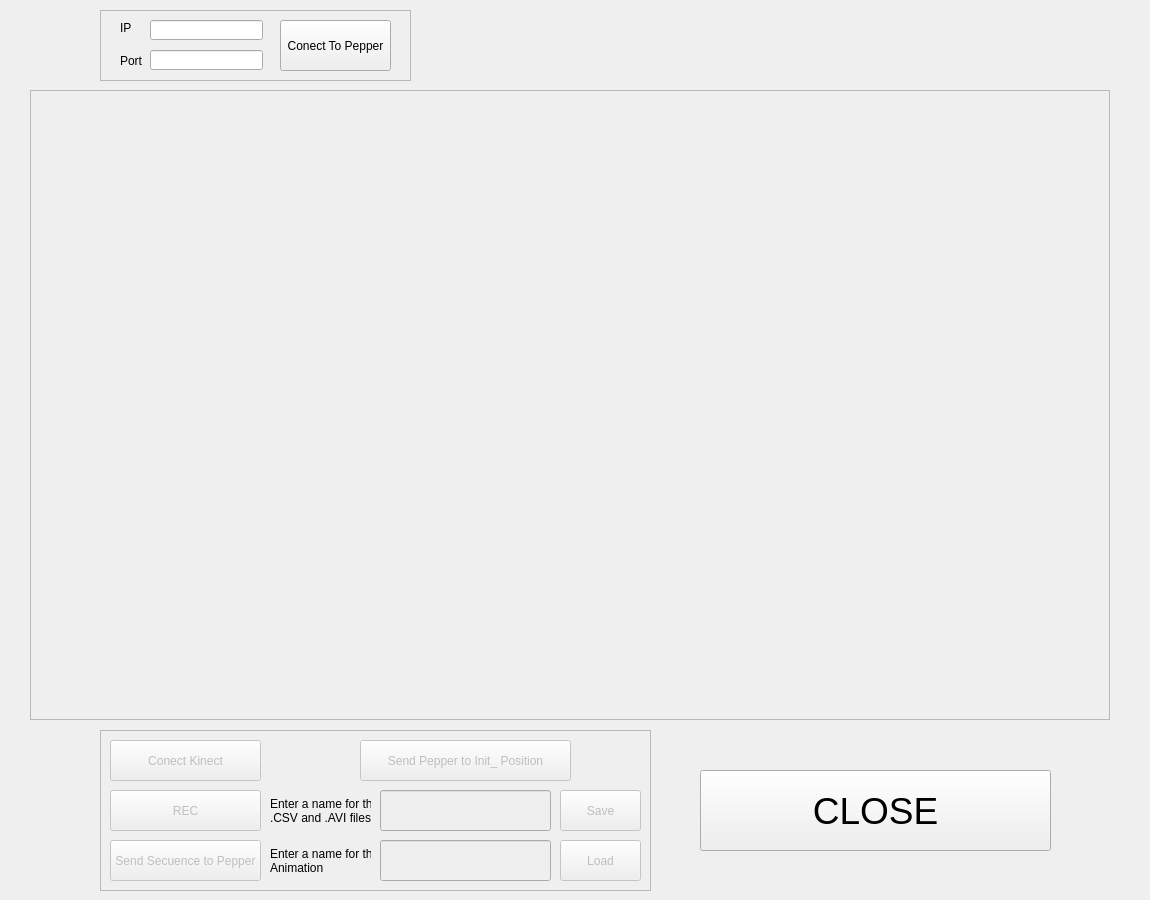
<?xml version="1.0" encoding="UTF-8"?>
<ui version="4.0">
 <class>Form</class>
 <widget class="QWidget" name="Form">
  <property name="windowModality">
   <enum>Qt::NonModal</enum>
  </property>
  <property name="geometry">
   <rect>
    <x>0</x>
    <y>0</y>
    <width>1150</width>
    <height>900</height>
   </rect>
  </property>
  <property name="minimumSize">
   <size>
    <width>1150</width>
    <height>900</height>
   </size>
  </property>
  <property name="maximumSize">
   <size>
    <width>1150</width>
    <height>900</height>
   </size>
  </property>
  <property name="font">
   <font>
    <weight>50</weight>
    <italic>false</italic>
    <bold>false</bold>
    <underline>false</underline>
    <strikeout>false</strikeout>
    <kerning>true</kerning>
   </font>
  </property>
  <property name="mouseTracking">
   <bool>false</bool>
  </property>
  <property name="windowTitle">
   <string>Animations DataBase Creator</string>
  </property>
  <property name="toolTip">
   <string>&lt;html&gt;&lt;head/&gt;&lt;body&gt;&lt;p&gt;&lt;br/&gt;&lt;/p&gt;&lt;/body&gt;&lt;/html&gt;</string>
  </property>
  <property name="autoFillBackground">
   <bool>false</bool>
  </property>
  <widget class="QFrame" name="Frame_Control">
   <property name="enabled">
    <bool>true</bool>
   </property>
   <property name="geometry">
    <rect>
     <x>100</x>
     <y>730</y>
     <width>551</width>
     <height>161</height>
    </rect>
   </property>
   <property name="frameShape">
    <enum>QFrame::StyledPanel</enum>
   </property>
   <property name="frameShadow">
    <enum>QFrame::Raised</enum>
   </property>
   <widget class="QPushButton" name="Btn_Start_End_Tracking">
    <property name="enabled">
     <bool>false</bool>
    </property>
    <property name="geometry">
     <rect>
      <x>10</x>
      <y>10</y>
      <width>151</width>
      <height>41</height>
     </rect>
    </property>
    <property name="text">
     <string>Conect Kinect</string>
    </property>
    <property name="checkable">
     <bool>false</bool>
    </property>
    <property name="autoRepeat">
     <bool>false</bool>
    </property>
    <property name="autoDefault">
     <bool>false</bool>
    </property>
    <property name="default">
     <bool>false</bool>
    </property>
    <property name="flat">
     <bool>false</bool>
    </property>
   </widget>
   <widget class="QPushButton" name="Btn_Recording">
    <property name="enabled">
     <bool>false</bool>
    </property>
    <property name="geometry">
     <rect>
      <x>10</x>
      <y>60</y>
      <width>151</width>
      <height>41</height>
     </rect>
    </property>
    <property name="text">
     <string>REC</string>
    </property>
    <property name="checkable">
     <bool>false</bool>
    </property>
    <property name="autoRepeat">
     <bool>false</bool>
    </property>
    <property name="autoDefault">
     <bool>false</bool>
    </property>
    <property name="default">
     <bool>false</bool>
    </property>
    <property name="flat">
     <bool>false</bool>
    </property>
   </widget>
   <widget class="QPushButton" name="Btn_Send_Secuence_To_Pepper">
    <property name="enabled">
     <bool>false</bool>
    </property>
    <property name="geometry">
     <rect>
      <x>10</x>
      <y>110</y>
      <width>151</width>
      <height>41</height>
     </rect>
    </property>
    <property name="text">
     <string>Send Secuence to Pepper</string>
    </property>
    <property name="checkable">
     <bool>false</bool>
    </property>
    <property name="autoRepeat">
     <bool>false</bool>
    </property>
    <property name="autoDefault">
     <bool>false</bool>
    </property>
    <property name="default">
     <bool>false</bool>
    </property>
    <property name="flat">
     <bool>false</bool>
    </property>
   </widget>
   <widget class="QPushButton" name="Btn_Save">
    <property name="enabled">
     <bool>false</bool>
    </property>
    <property name="geometry">
     <rect>
      <x>460</x>
      <y>60</y>
      <width>81</width>
      <height>41</height>
     </rect>
    </property>
    <property name="text">
     <string>Save</string>
    </property>
   </widget>
   <widget class="QPushButton" name="Btn_Load">
    <property name="enabled">
     <bool>false</bool>
    </property>
    <property name="geometry">
     <rect>
      <x>460</x>
      <y>110</y>
      <width>81</width>
      <height>41</height>
     </rect>
    </property>
    <property name="text">
     <string>Load</string>
    </property>
   </widget>
   <widget class="QLineEdit" name="Text_File_Name">
    <property name="enabled">
     <bool>false</bool>
    </property>
    <property name="geometry">
     <rect>
      <x>280</x>
      <y>60</y>
      <width>171</width>
      <height>41</height>
     </rect>
    </property>
    <property name="inputMethodHints">
     <set>Qt::ImhNone</set>
    </property>
   </widget>
   <widget class="QPushButton" name="Btn_Init_Position">
    <property name="enabled">
     <bool>false</bool>
    </property>
    <property name="geometry">
     <rect>
      <x>260</x>
      <y>10</y>
      <width>211</width>
      <height>41</height>
     </rect>
    </property>
    <property name="text">
     <string>Send Pepper to Init_ Position</string>
    </property>
   </widget>
   <widget class="QLabel" name="label_3">
    <property name="geometry">
     <rect>
      <x>170</x>
      <y>60</y>
      <width>101</width>
      <height>41</height>
     </rect>
    </property>
    <property name="toolTip">
     <string>&lt;html&gt;&lt;head/&gt;&lt;body&gt;&lt;p&gt;&lt;br/&gt;&lt;/p&gt;&lt;/body&gt;&lt;/html&gt;</string>
    </property>
    <property name="text">
     <string>Enter a name for the 
.CSV and .AVI files</string>
    </property>
   </widget>
   <widget class="QLineEdit" name="Text_Animation">
    <property name="enabled">
     <bool>false</bool>
    </property>
    <property name="geometry">
     <rect>
      <x>280</x>
      <y>110</y>
      <width>171</width>
      <height>41</height>
     </rect>
    </property>
    <property name="inputMethodHints">
     <set>Qt::ImhNone</set>
    </property>
    <property name="text">
     <string/>
    </property>
   </widget>
   <widget class="QLabel" name="label_4">
    <property name="geometry">
     <rect>
      <x>170</x>
      <y>110</y>
      <width>101</width>
      <height>41</height>
     </rect>
    </property>
    <property name="toolTip">
     <string>&lt;html&gt;&lt;head/&gt;&lt;body&gt;&lt;p&gt;&lt;br/&gt;&lt;/p&gt;&lt;/body&gt;&lt;/html&gt;</string>
    </property>
    <property name="text">
     <string>Enter a name for the 
Animation</string>
    </property>
   </widget>
  </widget>
  <widget class="QFrame" name="Frame_Conection">
   <property name="geometry">
    <rect>
     <x>100</x>
     <y>10</y>
     <width>311</width>
     <height>71</height>
    </rect>
   </property>
   <property name="frameShape">
    <enum>QFrame::StyledPanel</enum>
   </property>
   <property name="frameShadow">
    <enum>QFrame::Raised</enum>
   </property>
   <widget class="QLabel" name="label">
    <property name="geometry">
     <rect>
      <x>20</x>
      <y>10</y>
      <width>31</width>
      <height>16</height>
     </rect>
    </property>
    <property name="text">
     <string>IP</string>
    </property>
   </widget>
   <widget class="QLabel" name="label_2">
    <property name="geometry">
     <rect>
      <x>20</x>
      <y>40</y>
      <width>41</width>
      <height>21</height>
     </rect>
    </property>
    <property name="text">
     <string>Port</string>
    </property>
   </widget>
   <widget class="QPushButton" name="Btn_Conect_To_Pepper">
    <property name="geometry">
     <rect>
      <x>180</x>
      <y>10</y>
      <width>111</width>
      <height>51</height>
     </rect>
    </property>
    <property name="text">
     <string>Conect To Pepper</string>
    </property>
   </widget>
   <widget class="QLineEdit" name="Text_IP">
    <property name="geometry">
     <rect>
      <x>50</x>
      <y>10</y>
      <width>113</width>
      <height>20</height>
     </rect>
    </property>
    <property name="inputMethodHints">
     <set>Qt::ImhDigitsOnly</set>
    </property>
   </widget>
   <widget class="QLineEdit" name="Text_Port">
    <property name="geometry">
     <rect>
      <x>50</x>
      <y>40</y>
      <width>113</width>
      <height>20</height>
     </rect>
    </property>
    <property name="inputMethodHints">
     <set>Qt::ImhDigitsOnly</set>
    </property>
   </widget>
  </widget>
  <widget class="QLabel" name="KinectImage">
   <property name="geometry">
    <rect>
     <x>30</x>
     <y>90</y>
     <width>1080</width>
     <height>630</height>
    </rect>
   </property>
   <property name="minimumSize">
    <size>
     <width>1080</width>
     <height>630</height>
    </size>
   </property>
   <property name="maximumSize">
    <size>
     <width>1080</width>
     <height>630</height>
    </size>
   </property>
   <property name="autoFillBackground">
    <bool>true</bool>
   </property>
   <property name="frameShape">
    <enum>QFrame::StyledPanel</enum>
   </property>
   <property name="frameShadow">
    <enum>QFrame::Plain</enum>
   </property>
   <property name="lineWidth">
    <number>2</number>
   </property>
   <property name="text">
    <string/>
   </property>
   <property name="scaledContents">
    <bool>false</bool>
   </property>
  </widget>
  <widget class="QPushButton" name="Btn_Close">
   <property name="geometry">
    <rect>
     <x>700</x>
     <y>770</y>
     <width>351</width>
     <height>81</height>
    </rect>
   </property>
   <property name="font">
    <font>
     <pointsize>28</pointsize>
    </font>
   </property>
   <property name="text">
    <string>CLOSE</string>
   </property>
  </widget>
 </widget>
 <resources/>
 <connections/>
</ui>
